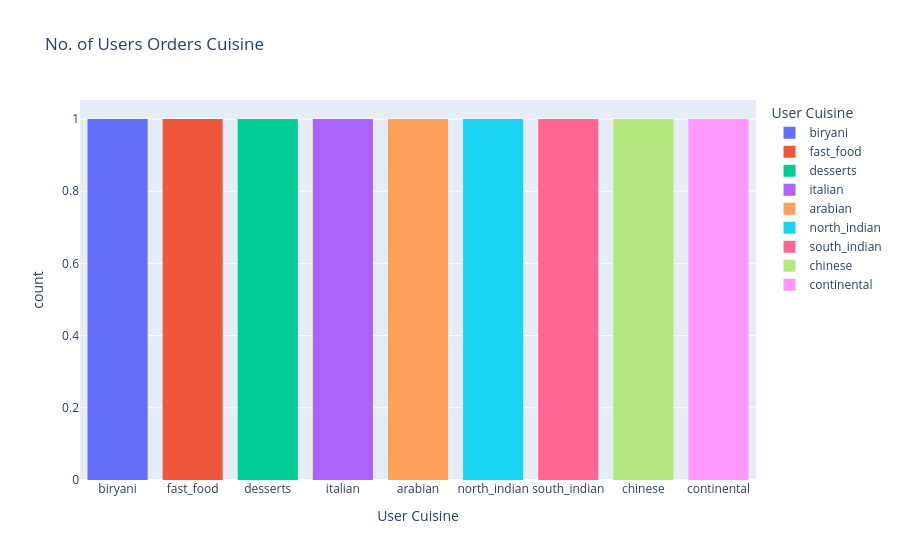

The cell this chart's notebook holds for it:
### Code cell
fig = px.histogram(cusines, x='User Cuisine', color='User Cuisine',
 title='No. of Users Orders Cuisine',
 labels={'User Cuisine':'User Cuisine'})

fig.show()

### Figure 1 — Plotly figure (JSON) as saved in the notebook; plotly's stock layout.template omitted (floating-point values rounded to 4 significant figures)
{"data": [{"alignmentgroup": "True", "bingroup": "x", "hovertemplate": "User Cuisine=%{x}<br>count=%{y}<extra></extra>", "legendgroup": "biryani", "marker": {"color": "#636efa", "pattern": {"shape": ""}}, "name": "biryani", "offsetgroup": "biryani", "orientation": "v", "showlegend": true, "type": "histogram", "x": ["biryani"], "xaxis": "x", "yaxis": "y"}, {"alignmentgroup": "True", "bingroup": "x", "hovertemplate": "User Cuisine=%{x}<br>count=%{y}<extra></extra>", "legendgroup": "fast_food", "marker": {"color": "#EF553B", "pattern": {"shape": ""}}, "name": "fast_food", "offsetgroup": "fast_food", "orientation": "v", "showlegend": true, "type": "histogram", "x": ["fast_food"], "xaxis": "x", "yaxis": "y"}, {"alignmentgroup": "True", "bingroup": "x", "hovertemplate": "User Cuisine=%{x}<br>count=%{y}<extra></extra>", "legendgroup": "desserts", "marker": {"color": "#00cc96", "pattern": {"shape": ""}}, "name": "desserts", "offsetgroup": "desserts", "orientation": "v", "showlegend": true, "type": "histogram", "x": ["desserts"], "xaxis": "x", "yaxis": "y"}, {"alignmentgroup": "True", "bingroup": "x", "hovertemplate": "User Cuisine=%{x}<br>count=%{y}<extra></extra>", "legendgroup": "italian", "marker": {"color": "#ab63fa", "pattern": {"shape": ""}}, "name": "italian", "offsetgroup": "italian", "orientation": "v", "showlegend": true, "type": "histogram", "x": ["italian"], "xaxis": "x", "yaxis": "y"}, {"alignmentgroup": "True", "bingroup": "x", "hovertemplate": "User Cuisine=%{x}<br>count=%{y}<extra></extra>", "legendgroup": "arabian", "marker": {"color": "#FFA15A", "pattern": {"shape": ""}}, "name": "arabian", "offsetgroup": "arabian", "orientation": "v", "showlegend": true, "type": "histogram", "x": ["arabian"], "xaxis": "x", "yaxis": "y"}, {"alignmentgroup": "True", "bingroup": "x", "hovertemplate": "User Cuisine=%{x}<br>count=%{y}<extra></extra>", "legendgroup": "north_indian", "marker": {"color": "#19d3f3", "pattern": {"shape": ""}}, "name": "north_indian", "offsetgroup": "north_indian", "orientation": "v", "showlegend": true, "type": "histogram", "x": ["north_indian"], "xaxis": "x", "yaxis": "y"}, {"alignmentgroup": "True", "bingroup": "x", "hovertemplate": "User Cuisine=%{x}<br>count=%{y}<extra></extra>", "legendgroup": "south_indian", "marker": {"color": "#FF6692", "pattern": {"shape": ""}}, "name": "south_indian", "offsetgroup": "south_indian", "orientation": "v", "showlegend": true, "type": "histogram", "x": ["south_indian"], "xaxis": "x", "yaxis": "y"}, {"alignmentgroup": "True", "bingroup": "x", "hovertemplate": "User Cuisine=%{x}<br>count=%{y}<extra></extra>", "legendgroup": "chinese", "marker": {"color": "#B6E880", "pattern": {"shape": ""}}, "name": "chinese", "offsetgroup": "chinese", "orientation": "v", "showlegend": true, "type": "histogram", "x": ["chinese"], "xaxis": "x", "yaxis": "y"}, {"alignmentgroup": "True", "bingroup": "x", "hovertemplate": "User Cuisine=%{x}<br>count=%{y}<extra></extra>", "legendgroup": "continental", "marker": {"color": "#FF97FF", "pattern": {"shape": ""}}, "name": "continental", "offsetgroup": "continental", "orientation": "v", "showlegend": true, "type": "histogram", "x": ["continental"], "xaxis": "x", "yaxis": "y"}], "layout": {"barmode": "relative", "legend": {"title": {"text": "User Cuisine"}, "tracegroupgap": 0}, "title": {"text": "No. of Users Orders Cuisine"}, "xaxis": {"anchor": "y", "categoryarray": ["biryani", "fast_food", "desserts", "italian", "arabian", "north_indian", "south_indian", "chinese", "continental"], "categoryorder": "array", "domain": [0, 1], "title": {"text": "User Cuisine"}}, "yaxis": {"anchor": "x", "domain": [0, 1], "title": {"text": "count"}}}}
